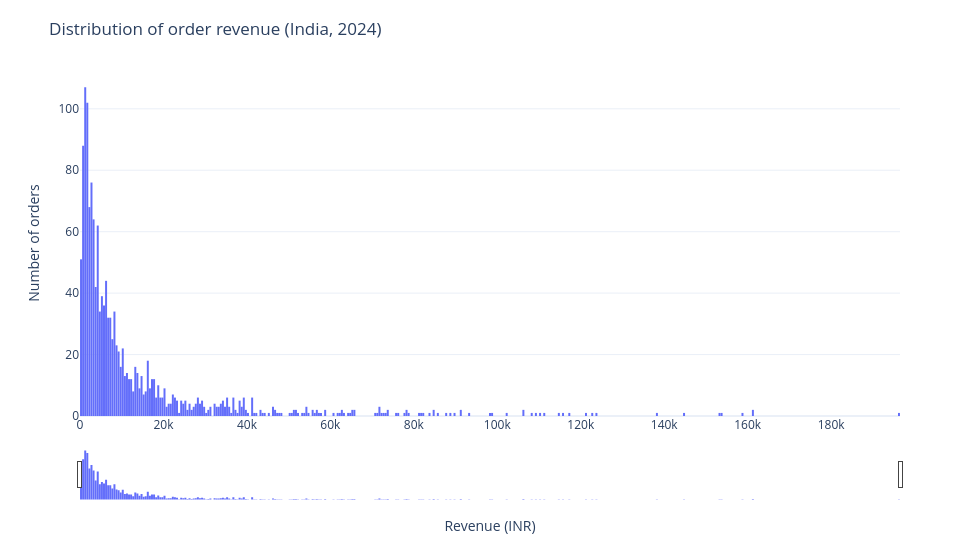

Notebook code for this chart:
### Markdown cell above
---
# Task 1: Core Interactive Charts (Session 11)

### 1.1 Univariate histogram of Revenue with a range slider

### Code cell
fig1 = px.histogram(df, x="Revenue",
                    title="Distribution of order revenue (India, 2024)",
                    labels={"Revenue": "Revenue (INR)"})
fig1.update_traces(xbins=dict(start=0, end=df["Revenue"].max() + 500, size=500))
fig1.update_layout(yaxis_title="Number of orders", bargap=0.05,
                   height=560, width=980, margin=dict(t=70, b=60),
                   xaxis=dict(rangeslider=dict(visible=True, thickness=0.12)))
# Note: with a range slider, Plotly always draws the x-axis title BELOW the slider.
fig1.show()

### Figure 1 — Plotly figure (JSON) as saved in the notebook; plotly's stock layout.template omitted (floating-point values rounded to 4 significant figures; data arrays with more than 128 entries replaced by an {"elided": "..."} marker saying what was removed)
{"data": [{"bingroup": "x", "hovertemplate": "Revenue (INR)=%{x}<br>count=%{y}<extra></extra>", "legendgroup": "", "marker": {"color": "#636efa", "pattern": {"shape": ""}}, "name": "", "orientation": "v", "showlegend": false, "type": "histogram", "x": {"elided": "1480 float values"}, "xaxis": "x", "xbins": {"end": 196800.0, "size": 500, "start": 0}, "yaxis": "y"}], "layout": {"bargap": 0.05, "barmode": "relative", "height": 560, "legend": {"tracegroupgap": 0}, "margin": {"b": 60, "t": 70}, "title": {"text": "Distribution of order revenue (India, 2024)"}, "width": 980, "xaxis": {"anchor": "y", "domain": [0, 1], "rangeslider": {"thickness": 0.12, "visible": true}, "title": {"text": "Revenue (INR)"}}, "yaxis": {"anchor": "x", "domain": [0, 1], "title": {"text": "Number of orders"}}}}
